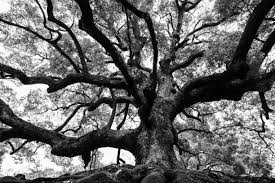
#> input picture images/edge_sample.jpeg, 275 x 183 px
$ python edge_detection.py   (older library calls are emulated)
#> lines starting #> are read from the running program, lines starting #| are printed output that depends on the picture
import cv2
import matplotlib.pyplot as plt

# Read the image
img = cv2.imread('../images/edge_sample.jpeg')
#> img is the input picture: shape (183, 275, 3); min 0, max 255, mean 104.4
img = cv2.cvtColor(img, cv2.COLOR_BGR2RGB)

# Convert to grayscale (edge detection works better in grayscale)
gray = cv2.cvtColor(img, cv2.COLOR_RGB2GRAY)

# Apply Sobel Edge Detection (X and Y directions)
sobel_x = cv2.Sobel(gray, cv2.CV_64F, 1, 0, ksize=3)
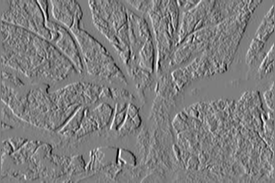
#> sobel_x: shape (183, 275) float64; min -1002, max 1015, mean 0; drawn with min black and max white
sobel_y = cv2.Sobel(gray, cv2.CV_64F, 0, 1, ksize=3)
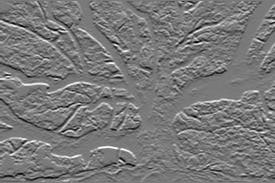
#> sobel_y: shape (183, 275) float64; min -927, max 1009, mean -3.5; drawn with min black and max white
sobel_combined = cv2.magnitude(sobel_x, sobel_y)
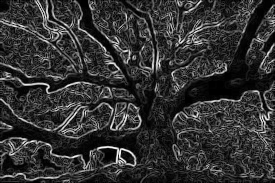
#> sobel_combined: shape (183, 275) float64; min 0, max 1040, mean 207.1; drawn with min black and max white

# Apply Canny Edge Detection
canny = cv2.Canny(gray, 100, 200)
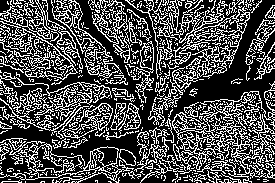
#> canny: shape (183, 275); 31% white in thin lines or dots

# Display the results
plt.figure(figsize=(12, 8))

plt.subplot(2, 2, 1)
plt.title('Original Image')
plt.imshow(img)
plt.axis('off')

plt.subplot(2, 2, 2)
plt.title('Sobel X')
plt.imshow(sobel_x, cmap='gray')
plt.axis('off')

plt.subplot(2, 2, 3)
plt.title('Sobel Y')
plt.imshow(sobel_y, cmap='gray')
plt.axis('off')

plt.subplot(2, 2, 4)
plt.title('Canny Edges')
plt.imshow(canny, cmap='gray')
plt.axis('off')

plt.show()
